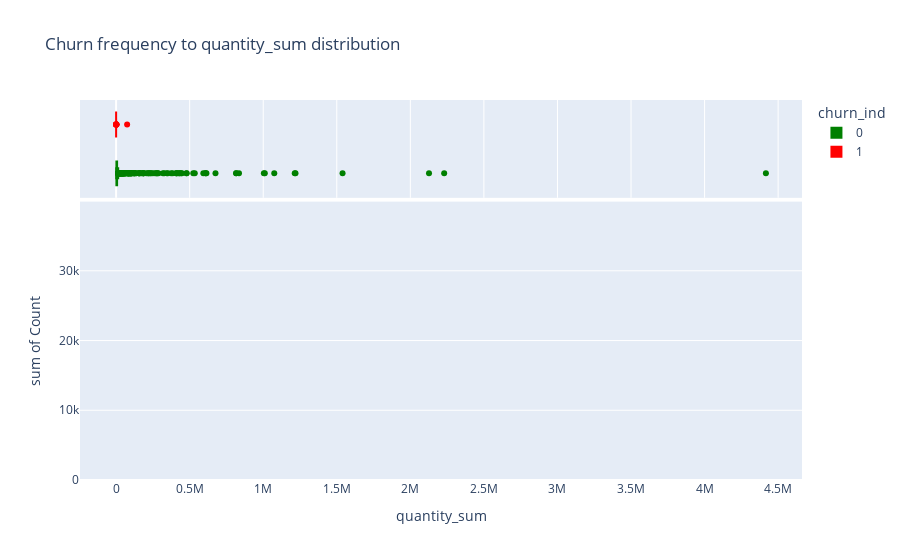

Write notebook code for a chart like this one.
### Code cell
hist('quantity_sum')

### Figure 1 — Plotly figure (JSON) as saved in the notebook; plotly's stock layout.template omitted (floating-point values rounded to 4 significant figures; data arrays with more than 128 entries replaced by an {"elided": "..."} marker saying what was removed)
{"data": [{"alignmentgroup": "True", "bingroup": "x", "histfunc": "sum", "hovertemplate": "churn_ind=0<br>quantity_sum=%{x}<br>sum of Count=%{y}<extra></extra>", "legendgroup": "0", "marker": {"color": "green", "pattern": {"shape": ""}}, "name": "0", "nbinsx": 220841, "offsetgroup": "0", "orientation": "v", "showlegend": true, "type": "histogram", "x": {"elided": "7533 int values"}, "xaxis": "x", "y": {"elided": "7533 int values"}, "yaxis": "y"}, {"alignmentgroup": "True", "hovertemplate": "churn_ind=0<br>quantity_sum=%{x}<extra></extra>", "legendgroup": "0", "marker": {"color": "green"}, "name": "0", "notched": true, "offsetgroup": "0", "showlegend": false, "type": "box", "x": {"elided": "7533 int values"}, "xaxis": "x2", "yaxis": "y2"}, {"alignmentgroup": "True", "bingroup": "x", "histfunc": "sum", "hovertemplate": "churn_ind=1<br>quantity_sum=%{x}<br>sum of Count=%{y}<extra></extra>", "legendgroup": "1", "marker": {"color": "red", "pattern": {"shape": ""}}, "name": "1", "nbinsx": 220841, "offsetgroup": "1", "orientation": "v", "showlegend": true, "type": "histogram", "x": [0, 1, 2, 3, 4, 5, 6, 8, 10, 11, 12, 13, 14, 15, 16, 17, 18, 20, 22, 24, 25, 28, 30, 32, 33, 34, 35, 36, 39, 40, 43, 44, 45, 46, 48, 50, 52, 53, 56, 60, 61, 65, 67, 70, 72, 75, 76, 80, 85, 90, 92, 94, 95, 96, 100, 102, 103, 116, 128, 129, 134, 135, 136, 154, 156, 158, 159, 160, 164, 169, 181, 186, 192, 193, 198, 199, 200, 213, 225, 227, 252, 264, 281, 288, 290, 330, 331, 402, 411, 450, 458, 562, 600, 657, 780, 882, 960, 1552, 3178, 75000], "xaxis": "x", "y": [34676, 22, 13, 3, 6, 3, 3, 1, 8, 1, 7, 2, 1, 3, 3, 1, 1, 6, 1, 7, 1, 1, 6, 2, 1, 1, 1, 6, 1, 5, 1, 2, 1, 1, 2, 3, 1, 1, 1, 6, 1, 1, 1, 1, 3, 1, 1, 3, 1, 2, 1, 1, 1, 3, 1, 1, 1, 1, 1, 1, 1, 1, 1, 1, 1, 1, 1, 2, 1, 1, 1, 1, 1, 1, 1, 1, 1, 2, 1, 1, 1, 1, 1, 2, 1, 1, 1, 1, 1, 1, 1, 1, 1, 1, 1, 1, 1, 1, 1, 1], "yaxis": "y"}, {"alignmentgroup": "True", "hovertemplate": "churn_ind=1<br>quantity_sum=%{x}<extra></extra>", "legendgroup": "1", "marker": {"color": "red"}, "name": "1", "notched": true, "offsetgroup": "1", "showlegend": false, "type": "box", "x": [0, 1, 2, 3, 4, 5, 6, 8, 10, 11, 12, 13, 14, 15, 16, 17, 18, 20, 22, 24, 25, 28, 30, 32, 33, 34, 35, 36, 39, 40, 43, 44, 45, 46, 48, 50, 52, 53, 56, 60, 61, 65, 67, 70, 72, 75, 76, 80, 85, 90, 92, 94, 95, 96, 100, 102, 103, 116, 128, 129, 134, 135, 136, 154, 156, 158, 159, 160, 164, 169, 181, 186, 192, 193, 198, 199, 200, 213, 225, 227, 252, 264, 281, 288, 290, 330, 331, 402, 411, 450, 458, 562, 600, 657, 780, 882, 960, 1552, 3178, 75000], "xaxis": "x2", "yaxis": "y2"}], "layout": {"barmode": "relative", "legend": {"title": {"text": "churn_ind"}, "tracegroupgap": 0}, "title": {"text": "Churn frequency to quantity_sum distribution"}, "xaxis": {"anchor": "y", "domain": [0, 1], "title": {"text": "quantity_sum"}}, "xaxis2": {"anchor": "y2", "domain": [0, 1], "matches": "x", "showgrid": true, "showticklabels": false}, "yaxis": {"anchor": "x", "domain": [0, 0.7326], "title": {"text": "sum of Count"}}, "yaxis2": {"anchor": "x2", "domain": [0.7426, 1], "matches": "y2", "showgrid": false, "showline": false, "showticklabels": false, "ticks": ""}}}
